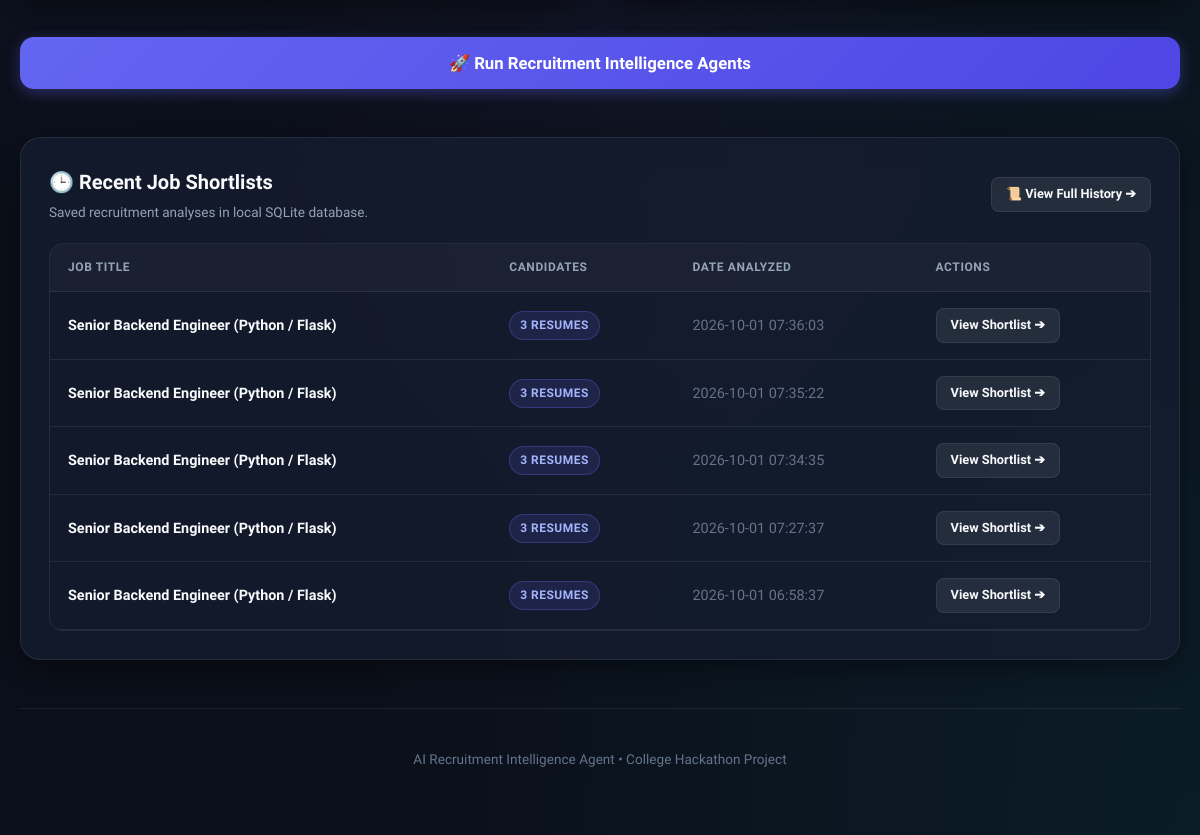
Before: / (lower part) with the older database file.
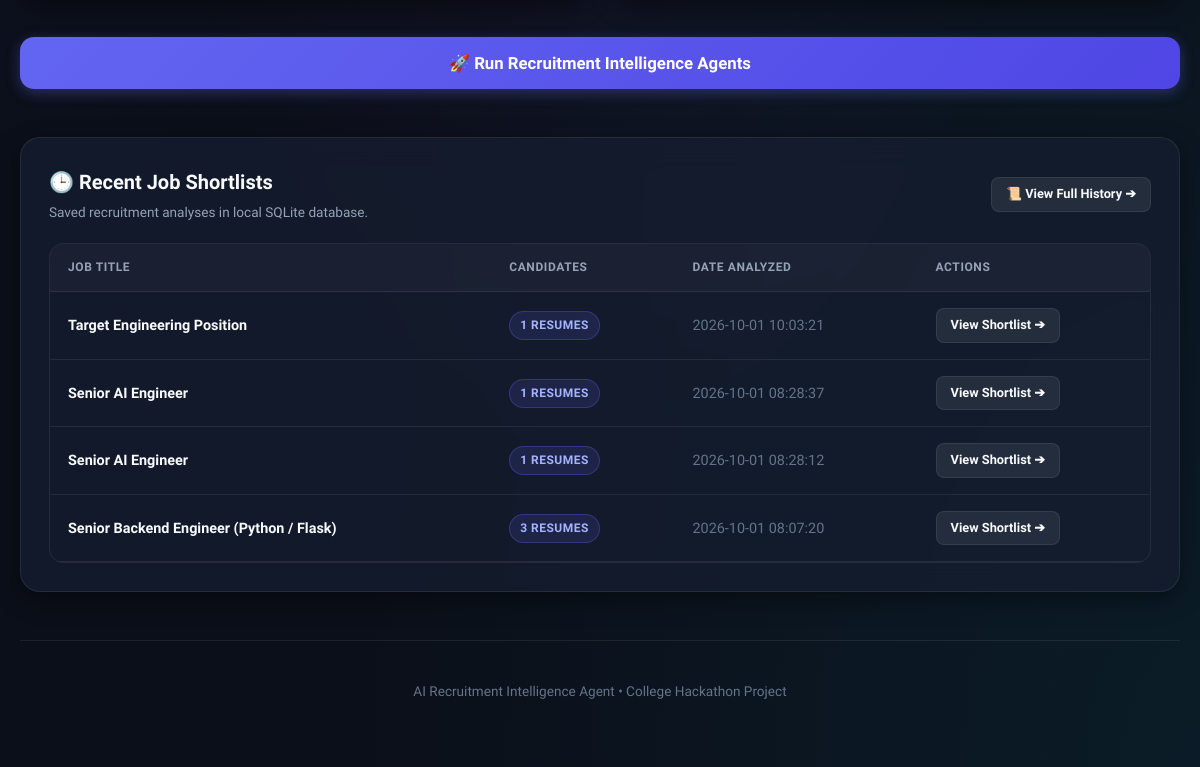
After: the same page with the newer database file.
### tables this page shows
CREATE TABLE jobs (
            id INTEGER PRIMARY KEY AUTOINCREMENT,
            title TEXT NOT NULL,
            company TEXT,
            file_name TEXT,
            file_path TEXT,
            raw_text TEXT NOT NULL,
            extracted_requirements TEXT,
            created_at TIMESTAMP DEFAULT CURRENT_TIMESTAMP
        );

### app.py (the view)
@app.route("/")
def index():
    recent_jobs = get_all_jobs()
    return render_template("index.html", recent_jobs=recent_jobs[:5])

### app.py (called while the page is built)
def is_gemini_configured() -> bool:
    return GeminiService.is_configured()

@app.context_processor
def inject_global_vars():
    return {
        "gemini_active": is_gemini_configured()
    }

### database/database.py (called while the page is built)
def get_db_connection() -> sqlite3.Connection:
    os.makedirs(os.path.dirname(DB_PATH), exist_ok=True)
    conn = sqlite3.connect(DB_PATH)
    conn.row_factory = sqlite3.Row
    conn.execute("PRAGMA foreign_keys = ON")
    return conn

def get_all_jobs() -> List[Dict[str, Any]]:
    conn = get_db_connection()
    cursor = conn.cursor()
    cursor.execute("""
        SELECT j.*, COUNT(c.id) as candidate_count,
               AVG(CASE WHEN c.analysis_status = 'completed' THEN c.match_score ELSE NULL END) as avg_score,
               MAX(CASE WHEN c.analysis_status = 'completed' THEN c.match_score ELSE NULL END) as max_score
        FROM jobs j
        LEFT JOIN candidates c ON j.id = c.job_id
        GROUP BY j.id
        ORDER BY j.created_at DESC
    """)
    rows = cursor.fetchall()
    conn.close()
    return [dict(r) for r in rows]

### utils/gemini_service.py (called while the page is built)
    @classmethod
    def is_configured(cls) -> bool:
        return cls.get_api_key() is not None

### templates/index.html (shortened to what this page needs)
<!DOCTYPE html>
<html lang="en">
<head>
  <link rel="stylesheet" href="{{ url_for('static', filename='css/style.css') }}">
</head>
<body>
  <div class="container">
    <form id="recruitmentForm" enctype="multipart/form-data">
      <div class="grid-2">
      </div>
      <div style="margin-top: 10px; text-align: center;">
        <button type="submit" id="submitBtn" class="btn btn-primary btn-lg">
          <span>🚀 Run Recruitment Intelligence Agents</span>
        </button>
      </div>
    </form>
    {% if recent_jobs %}
    <div class="card" style="margin-top: 48px;">
      <div class="card-header">
        <div>
          <h3 class="card-title">🕒 Recent Job Shortlists</h3>
          <p class="card-subtitle">Saved recruitment analyses in local SQLite database.</p>
        </div>
        <div style="display: flex; align-items: center; gap: 10px;">
          <a href="/history" class="btn btn-secondary" style="padding: 6px 14px; font-size: 0.8rem;">
            📜 View Full History ➔
          </a>
        </div>
      </div>
      <div class="table-container">
        <table class="data-table">
          <thead>
            <tr>
              <th>Job Title</th>
              <th>Candidates</th>
              <th>Date Analyzed</th>
              <th>Actions</th>
            </tr>
          </thead>
          <tbody>
            {% for j in recent_jobs %}
            <tr>
              <td><strong>{{ j.title }}</strong></td>
              <td><span class="badge badge-primary">{{ j.candidate_count }} Resumes</span></td>
              <td style="color: var(--text-dim);">{{ j.created_at }}</td>
              <td>
                <a href="/dashboard/{{ j.id }}" class="btn btn-secondary" style="padding: 6px 14px; font-size: 0.8rem;">View Shortlist ➔</a>
              </td>
            </tr>
            {% endfor %}
          </tbody>
        </table>
      </div>
    </div>
    {% endif %}
    <footer class="footer">
      AI Recruitment Intelligence Agent • College Hackathon Project
    </footer>
  </div>
</body>
</html>

Changed rows visible on the page:
removed jobs: title "Senior Backend Engineer (Python / Flask)", candidate_count "3", created_at "2026-10-01 07:36:03"
removed jobs: title "Senior Backend Engineer (Python / Flask)", candidate_count "3", created_at "2026-10-01 07:35:22"
removed jobs: title "Senior Backend Engineer (Python / Flask)", candidate_count "3", created_at "2026-10-01 07:34:35"
added jobs: title "Target Engineering Position", candidate_count "1", created_at "2026-10-01 10:03:21"
changed jobs (number 2 of 4 on the later page): title "Senior Backend Engineer (Python / Flask)" → "Senior AI Engineer"; candidate_count "3" → "1"; created_at "2026-10-01 07:27:37" → "2026-10-01 08:28:37"
changed jobs (number 3 of 4 on the later page): title "Senior Backend Engineer (Python / Flask)" → "Senior AI Engineer"; candidate_count "3" → "1"; created_at "2026-10-01 06:58:37" → "2026-10-01 08:28:12"
now on this page (row edited): jobs: title "Senior Backend Engineer (Python / Flask)", candidate_count "3", created_at "2026-10-01 08:07:20"
